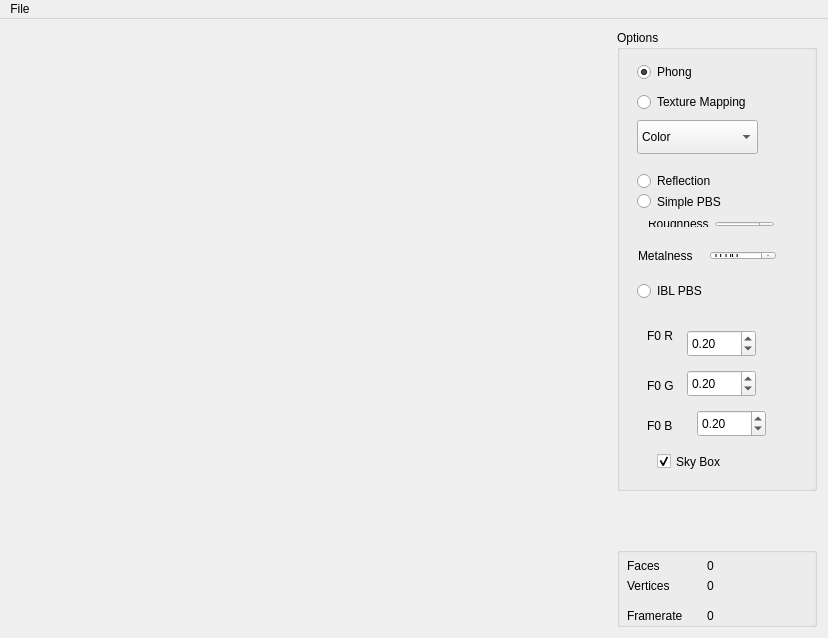
<?xml version="1.0" encoding="UTF-8"?>
<ui version="4.0">
 <class>MainWindow</class>
 <widget class="QMainWindow" name="MainWindow">
  <property name="geometry">
   <rect>
    <x>0</x>
    <y>0</y>
    <width>828</width>
    <height>638</height>
   </rect>
  </property>
  <property name="minimumSize">
   <size>
    <width>827</width>
    <height>618</height>
   </size>
  </property>
  <property name="baseSize">
   <size>
    <width>600</width>
    <height>600</height>
   </size>
  </property>
  <property name="windowTitle">
   <string>MainWindow</string>
  </property>
  <widget class="QWidget" name="Widget">
   <property name="minimumSize">
    <size>
     <width>827</width>
     <height>0</height>
    </size>
   </property>
   <property name="baseSize">
    <size>
     <width>600</width>
     <height>600</height>
    </size>
   </property>
   <layout class="QHBoxLayout" name="horizontalLayout">
    <item>
     <widget class="GLWidget" name="glwidget" native="true">
      <property name="minimumSize">
       <size>
        <width>600</width>
        <height>600</height>
       </size>
      </property>
      <property name="maximumSize">
       <size>
        <width>16777215</width>
        <height>16777215</height>
       </size>
      </property>
      <property name="baseSize">
       <size>
        <width>600</width>
        <height>600</height>
       </size>
      </property>
     </widget>
    </item>
    <item>
     <layout class="QVBoxLayout" name="Configuration">
      <item>
       <widget class="QGroupBox" name="TreeOptions">
        <property name="minimumSize">
         <size>
          <width>200</width>
          <height>0</height>
         </size>
        </property>
        <property name="maximumSize">
         <size>
          <width>200</width>
          <height>16777215</height>
         </size>
        </property>
        <property name="title">
         <string>Options</string>
        </property>
        <widget class="QRadioButton" name="radio_reflection">
         <property name="geometry">
          <rect>
           <x>20</x>
           <y>140</y>
           <width>117</width>
           <height>22</height>
          </rect>
         </property>
         <property name="text">
          <string>Reflection</string>
         </property>
         <property name="checked">
          <bool>false</bool>
         </property>
        </widget>
        <widget class="QRadioButton" name="radio_iblpbs">
         <property name="geometry">
          <rect>
           <x>20</x>
           <y>250</y>
           <width>117</width>
           <height>22</height>
          </rect>
         </property>
         <property name="text">
          <string>IBL PBS</string>
         </property>
        </widget>
        <widget class="QDoubleSpinBox" name="spin_f0r">
         <property name="geometry">
          <rect>
           <x>70</x>
           <y>300</y>
           <width>69</width>
           <height>27</height>
          </rect>
         </property>
         <property name="maximum">
          <double>2.000000000000000</double>
         </property>
         <property name="singleStep">
          <double>0.050000000000000</double>
         </property>
         <property name="value">
          <double>0.200000000000000</double>
         </property>
        </widget>
        <widget class="QDoubleSpinBox" name="spin_f0g">
         <property name="geometry">
          <rect>
           <x>70</x>
           <y>340</y>
           <width>69</width>
           <height>27</height>
          </rect>
         </property>
         <property name="maximum">
          <double>2.000000000000000</double>
         </property>
         <property name="singleStep">
          <double>0.050000000000000</double>
         </property>
         <property name="value">
          <double>0.200000000000000</double>
         </property>
        </widget>
        <widget class="QDoubleSpinBox" name="spin_f0b">
         <property name="geometry">
          <rect>
           <x>80</x>
           <y>380</y>
           <width>69</width>
           <height>27</height>
          </rect>
         </property>
         <property name="maximum">
          <double>2.000000000000000</double>
         </property>
         <property name="singleStep">
          <double>0.050000000000000</double>
         </property>
         <property name="value">
          <double>0.200000000000000</double>
         </property>
        </widget>
        <widget class="QLabel" name="label">
         <property name="geometry">
          <rect>
           <x>30</x>
           <y>290</y>
           <width>31</width>
           <height>31</height>
          </rect>
         </property>
         <property name="text">
          <string>F0 R</string>
         </property>
        </widget>
        <widget class="QLabel" name="label_2">
         <property name="geometry">
          <rect>
           <x>30</x>
           <y>340</y>
           <width>31</width>
           <height>31</height>
          </rect>
         </property>
         <property name="text">
          <string>F0 G</string>
         </property>
        </widget>
        <widget class="QLabel" name="label_3">
         <property name="geometry">
          <rect>
           <x>30</x>
           <y>380</y>
           <width>31</width>
           <height>31</height>
          </rect>
         </property>
         <property name="text">
          <string>F0 B</string>
         </property>
        </widget>
        <widget class="QRadioButton" name="radio_phong">
         <property name="geometry">
          <rect>
           <x>20</x>
           <y>30</y>
           <width>111</width>
           <height>24</height>
          </rect>
         </property>
         <property name="text">
          <string>Phong</string>
         </property>
         <property name="checked">
          <bool>true</bool>
         </property>
        </widget>
        <widget class="QRadioButton" name="radio_texMap">
         <property name="geometry">
          <rect>
           <x>20</x>
           <y>60</y>
           <width>151</width>
           <height>24</height>
          </rect>
         </property>
         <property name="text">
          <string>Texture Mapping</string>
         </property>
        </widget>
        <widget class="QComboBox" name="combo_tex">
         <property name="geometry">
          <rect>
           <x>20</x>
           <y>90</y>
           <width>121</width>
           <height>34</height>
          </rect>
         </property>
         <item>
          <property name="text">
           <string>Color</string>
          </property>
         </item>
         <item>
          <property name="text">
           <string>Roughness</string>
          </property>
         </item>
         <item>
          <property name="text">
           <string>Metalness</string>
          </property>
         </item>
        </widget>
        <widget class="QRadioButton" name="radio_pbs">
         <property name="geometry">
          <rect>
           <x>20</x>
           <y>160</y>
           <width>112</width>
           <height>23</height>
          </rect>
         </property>
         <property name="text">
          <string>Simple PBS</string>
         </property>
        </widget>
        <widget class="QCheckBox" name="check_sky">
         <property name="geometry">
          <rect>
           <x>40</x>
           <y>420</y>
           <width>92</width>
           <height>23</height>
          </rect>
         </property>
         <property name="text">
          <string>Sky Box</string>
         </property>
         <property name="checked">
          <bool>true</bool>
         </property>
        </widget>
        <widget class="QWidget" name="horizontalLayoutWidget">
         <property name="geometry">
          <rect>
           <x>20</x>
           <y>180</y>
           <width>148</width>
           <height>28</height>
          </rect>
         </property>
         <layout class="QHBoxLayout" name="horizontalLayout_2">
          <item>
           <widget class="QLabel" name="label_4">
            <property name="text">
             <string>Roughness</string>
            </property>
           </widget>
          </item>
          <item>
           <widget class="QDoubleSpinBox" name="dspin_rough">
            <property name="maximum">
             <double>1.000000000000000</double>
            </property>
            <property name="singleStep">
             <double>0.050000000000000</double>
            </property>
           </widget>
          </item>
         </layout>
        </widget>
        <widget class="QWidget" name="horizontalLayoutWidget_2">
         <property name="geometry">
          <rect>
           <x>10</x>
           <y>210</y>
           <width>160</width>
           <height>31</height>
          </rect>
         </property>
         <layout class="QHBoxLayout" name="horizontalLayout_3">
          <item>
           <widget class="QLabel" name="label_5">
            <property name="text">
             <string>Metalness</string>
            </property>
           </widget>
          </item>
          <item>
           <widget class="QDoubleSpinBox" name="dspin_metal">
            <property name="maximum">
             <double>1.000000000000000</double>
            </property>
            <property name="singleStep">
             <double>0.050000000000000</double>
            </property>
           </widget>
          </item>
         </layout>
        </widget>
       </widget>
      </item>
      <item>
       <spacer name="Spacer">
        <property name="orientation">
         <enum>Qt::Vertical</enum>
        </property>
        <property name="sizeType">
         <enum>QSizePolicy::Maximum</enum>
        </property>
        <property name="sizeHint" stdset="0">
         <size>
          <width>50</width>
          <height>50</height>
         </size>
        </property>
       </spacer>
      </item>
      <item>
       <widget class="QGroupBox" name="RenderOptions">
        <property name="sizePolicy">
         <sizepolicy hsizetype="Minimum" vsizetype="Minimum">
          <horstretch>0</horstretch>
          <verstretch>0</verstretch>
         </sizepolicy>
        </property>
        <property name="maximumSize">
         <size>
          <width>200</width>
          <height>80</height>
         </size>
        </property>
        <property name="baseSize">
         <size>
          <width>0</width>
          <height>100</height>
         </size>
        </property>
        <property name="title">
         <string/>
        </property>
        <widget class="QLabel" name="Label_NumFaces">
         <property name="geometry">
          <rect>
           <x>90</x>
           <y>10</y>
           <width>91</width>
           <height>17</height>
          </rect>
         </property>
         <property name="text">
          <string>0</string>
         </property>
        </widget>
        <widget class="QLabel" name="Label_Faces">
         <property name="geometry">
          <rect>
           <x>10</x>
           <y>10</y>
           <width>67</width>
           <height>17</height>
          </rect>
         </property>
         <property name="text">
          <string>Faces</string>
         </property>
        </widget>
        <widget class="QLabel" name="Label_Vertices">
         <property name="geometry">
          <rect>
           <x>10</x>
           <y>30</y>
           <width>67</width>
           <height>17</height>
          </rect>
         </property>
         <property name="text">
          <string>Vertices</string>
         </property>
        </widget>
        <widget class="QLabel" name="Label_NumVertices">
         <property name="geometry">
          <rect>
           <x>90</x>
           <y>30</y>
           <width>91</width>
           <height>17</height>
          </rect>
         </property>
         <property name="text">
          <string>0</string>
         </property>
        </widget>
        <widget class="QLabel" name="Label_Framerate">
         <property name="geometry">
          <rect>
           <x>10</x>
           <y>60</y>
           <width>71</width>
           <height>17</height>
          </rect>
         </property>
         <property name="text">
          <string>Framerate</string>
         </property>
        </widget>
        <widget class="QLabel" name="Label_NumFramerate">
         <property name="geometry">
          <rect>
           <x>90</x>
           <y>60</y>
           <width>91</width>
           <height>17</height>
          </rect>
         </property>
         <property name="text">
          <string>0</string>
         </property>
        </widget>
       </widget>
      </item>
     </layout>
    </item>
   </layout>
  </widget>
  <widget class="QMenuBar" name="menuBar">
   <property name="geometry">
    <rect>
     <x>0</x>
     <y>0</y>
     <width>828</width>
     <height>22</height>
    </rect>
   </property>
   <widget class="QMenu" name="menuFile">
    <property name="title">
     <string>File</string>
    </property>
    <addaction name="actionLoad"/>
    <addaction name="separator"/>
    <addaction name="actionLoad_Specular"/>
    <addaction name="actionLoad_Diffuse"/>
    <addaction name="separator"/>
    <addaction name="actionLoad_Color"/>
    <addaction name="actionLoad_Roughness"/>
    <addaction name="actionLoad_Metalness"/>
    <addaction name="separator"/>
    <addaction name="actionQuit"/>
   </widget>
   <addaction name="menuFile"/>
  </widget>
  <action name="actionQuit">
   <property name="text">
    <string>Quit</string>
   </property>
  </action>
  <action name="actionLoad">
   <property name="text">
    <string>Load Model...</string>
   </property>
  </action>
  <action name="actionLoad_Specular">
   <property name="text">
    <string>Load Specular/Sky...</string>
   </property>
  </action>
  <action name="actionLoad_Diffuse">
   <property name="text">
    <string>Load Diffuse...</string>
   </property>
  </action>
  <action name="actionLoad_Color">
   <property name="text">
    <string>Load Color...</string>
   </property>
  </action>
  <action name="actionLoad_Roughness">
   <property name="text">
    <string>Load Roughness...</string>
   </property>
  </action>
  <action name="actionLoad_Metalness">
   <property name="text">
    <string>Load Metalness...</string>
   </property>
  </action>
 </widget>
 <layoutdefault spacing="6" margin="11"/>
 <customwidgets>
  <customwidget>
   <class>GLWidget</class>
   <extends>QWidget</extends>
   <header>glwidget.h</header>
   <container>1</container>
   <slots>
    <signal>SetFaces(QString)</signal>
    <signal>SetVertices(QString)</signal>
    <signal>SetFramerate(QString)</signal>
    <slot>SetReflection(bool)</slot>
    <slot>SetPBS(bool)</slot>
    <slot>SetFresnelB(double)</slot>
    <slot>SetFresnelG(double)</slot>
    <slot>SetFresnelR(double)</slot>
    <slot>SetPhong(bool)</slot>
    <slot>SetTexMap(bool)</slot>
    <slot>SetCurrentTexture(int)</slot>
    <slot>SetIBLPBS(bool)</slot>
    <slot>SetSkyVisible(bool)</slot>
    <slot>SetRoughness(double)</slot>
    <slot>SetMetalness(double)</slot>
   </slots>
  </customwidget>
 </customwidgets>
 <resources/>
 <connections>
  <connection>
   <sender>glwidget</sender>
   <signal>SetFaces(QString)</signal>
   <receiver>Label_NumFaces</receiver>
   <slot>setText(QString)</slot>
   <hints>
    <hint type="sourcelabel">
     <x>569</x>
     <y>566</y>
    </hint>
    <hint type="destinationlabel">
     <x>796</x>
     <y>566</y>
    </hint>
   </hints>
  </connection>
  <connection>
   <sender>glwidget</sender>
   <signal>SetVertices(QString)</signal>
   <receiver>Label_NumVertices</receiver>
   <slot>setText(QString)</slot>
   <hints>
    <hint type="sourcelabel">
     <x>593</x>
     <y>587</y>
    </hint>
    <hint type="destinationlabel">
     <x>796</x>
     <y>587</y>
    </hint>
   </hints>
  </connection>
  <connection>
   <sender>glwidget</sender>
   <signal>SetFramerate(QString)</signal>
   <receiver>Label_NumFramerate</receiver>
   <slot>setText(QString)</slot>
   <hints>
    <hint type="sourcelabel">
     <x>607</x>
     <y>623</y>
    </hint>
    <hint type="destinationlabel">
     <x>760</x>
     <y>617</y>
    </hint>
   </hints>
  </connection>
  <connection>
   <sender>radio_reflection</sender>
   <signal>clicked(bool)</signal>
   <receiver>glwidget</receiver>
   <slot>SetReflection(bool)</slot>
   <hints>
    <hint type="sourcelabel">
     <x>752</x>
     <y>202</y>
    </hint>
    <hint type="destinationlabel">
     <x>434</x>
     <y>75</y>
    </hint>
   </hints>
  </connection>
  <connection>
   <sender>radio_iblpbs</sender>
   <signal>clicked(bool)</signal>
   <receiver>glwidget</receiver>
   <slot>SetIBLPBS(bool)</slot>
   <hints>
    <hint type="sourcelabel">
     <x>752</x>
     <y>232</y>
    </hint>
    <hint type="destinationlabel">
     <x>539</x>
     <y>106</y>
    </hint>
   </hints>
  </connection>
  <connection>
   <sender>spin_f0b</sender>
   <signal>valueChanged(double)</signal>
   <receiver>glwidget</receiver>
   <slot>SetFresnelB(double)</slot>
   <hints>
    <hint type="sourcelabel">
     <x>764</x>
     <y>332</y>
    </hint>
    <hint type="destinationlabel">
     <x>520</x>
     <y>207</y>
    </hint>
   </hints>
  </connection>
  <connection>
   <sender>spin_f0g</sender>
   <signal>valueChanged(double)</signal>
   <receiver>glwidget</receiver>
   <slot>SetFresnelG(double)</slot>
   <hints>
    <hint type="sourcelabel">
     <x>764</x>
     <y>292</y>
    </hint>
    <hint type="destinationlabel">
     <x>559</x>
     <y>165</y>
    </hint>
   </hints>
  </connection>
  <connection>
   <sender>spin_f0r</sender>
   <signal>valueChanged(double)</signal>
   <receiver>glwidget</receiver>
   <slot>SetFresnelR(double)</slot>
   <hints>
    <hint type="sourcelabel">
     <x>764</x>
     <y>252</y>
    </hint>
    <hint type="destinationlabel">
     <x>547</x>
     <y>127</y>
    </hint>
   </hints>
  </connection>
  <connection>
   <sender>radio_phong</sender>
   <signal>clicked(bool)</signal>
   <receiver>glwidget</receiver>
   <slot>SetPhong(bool)</slot>
   <hints>
    <hint type="sourcelabel">
     <x>691</x>
     <y>73</y>
    </hint>
    <hint type="destinationlabel">
     <x>308</x>
     <y>330</y>
    </hint>
   </hints>
  </connection>
  <connection>
   <sender>radio_texMap</sender>
   <signal>clicked(bool)</signal>
   <receiver>glwidget</receiver>
   <slot>SetTexMap(bool)</slot>
   <hints>
    <hint type="sourcelabel">
     <x>711</x>
     <y>113</y>
    </hint>
    <hint type="destinationlabel">
     <x>308</x>
     <y>330</y>
    </hint>
   </hints>
  </connection>
  <connection>
   <sender>combo_tex</sender>
   <signal>currentIndexChanged(int)</signal>
   <receiver>glwidget</receiver>
   <slot>SetCurrentTexture(int)</slot>
   <hints>
    <hint type="sourcelabel">
     <x>672</x>
     <y>147</y>
    </hint>
    <hint type="destinationlabel">
     <x>330</x>
     <y>265</y>
    </hint>
   </hints>
  </connection>
  <connection>
   <sender>radio_pbs</sender>
   <signal>clicked(bool)</signal>
   <receiver>glwidget</receiver>
   <slot>SetPBS(bool)</slot>
   <hints>
    <hint type="sourcelabel">
     <x>691</x>
     <y>253</y>
    </hint>
    <hint type="destinationlabel">
     <x>308</x>
     <y>330</y>
    </hint>
   </hints>
  </connection>
  <connection>
   <sender>check_sky</sender>
   <signal>clicked(bool)</signal>
   <receiver>glwidget</receiver>
   <slot>SetSkyVisible(bool)</slot>
   <hints>
    <hint type="sourcelabel">
     <x>701</x>
     <y>463</y>
    </hint>
    <hint type="destinationlabel">
     <x>308</x>
     <y>330</y>
    </hint>
   </hints>
  </connection>
  <connection>
   <sender>dspin_metal</sender>
   <signal>valueChanged(double)</signal>
   <receiver>glwidget</receiver>
   <slot>SetMetalness(double)</slot>
   <hints>
    <hint type="sourcelabel">
     <x>746</x>
     <y>256</y>
    </hint>
    <hint type="destinationlabel">
     <x>308</x>
     <y>330</y>
    </hint>
   </hints>
  </connection>
  <connection>
   <sender>dspin_rough</sender>
   <signal>valueChanged(double)</signal>
   <receiver>glwidget</receiver>
   <slot>SetRoughness(double)</slot>
   <hints>
    <hint type="sourcelabel">
     <x>750</x>
     <y>225</y>
    </hint>
    <hint type="destinationlabel">
     <x>308</x>
     <y>330</y>
    </hint>
   </hints>
  </connection>
 </connections>
 <slots>
  <signal>updated_plane(double,double,double,double,bool)</signal>
  <slot>toggle_transfer_function_dialog()</slot>
 </slots>
</ui>
